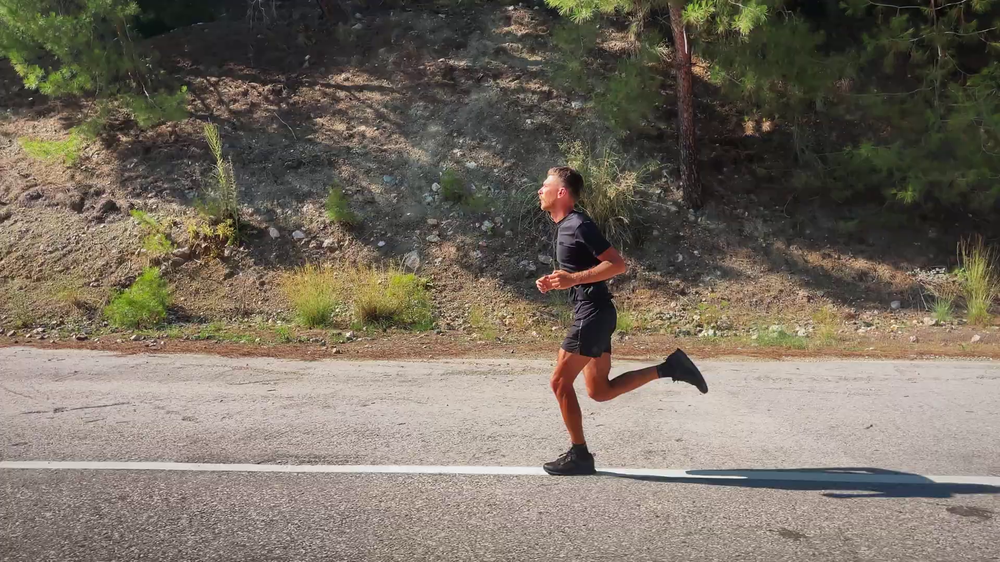
#> input picture running.png, 1000 x 562 px, shrunk from 1920 x 1080 before the run
$ python MMZ_paper.py
#> lines starting #> are read from the running program, lines starting #| are printed output that depends on the picture
import cv2
import numpy as np
import matplotlib.pyplot as plt

class BlurDetector(object):
    def __init__(self):
        self.dct_threshold = 8.0
        self.max_hist = 0.1
        self.hist_weight = np.array([
            8, 7, 6, 5, 4, 3, 2, 1,
            7, 8, 7, 6, 5, 4, 3, 2,
            6, 7, 8, 7, 6, 5, 4, 3,
            5, 6, 7, 8, 7, 6, 5, 4,
            4, 5, 6, 7, 8, 7, 6, 5,
            3, 4, 5, 6, 7, 8, 7, 6,
            2, 3, 4, 5, 6, 7, 8, 7,
            1, 2, 3, 4, 5, 6, 7, 8
        ]).reshape(8, 8)
        self.weight_total = 344.0

    def check_image_size(self, image, block_size=32):
        height, width = image.shape[:2]
        pad_y = (block_size - height % block_size) % block_size
        pad_x = (block_size - width % block_size) % block_size
        padded = False
        if pad_y > 0 or pad_x > 0:
            padded = True
            image = cv2.copyMakeBorder(image, 0, pad_y, 0, pad_x, cv2.BORDER_REPLICATE)
        return padded, image

    def get_blurness(self, image):
        if len(image.shape) > 2:
            image = cv2.cvtColor(image, cv2.COLOR_BGR2GRAY)

        height, width = image.shape
        block_size = 32
        step = 8
        #seg_v = height // 32

        seg_v = (height-block_size)//step + 1
        seg_h = (width-block_size)//step + 1

        blur_grid = np.zeros((seg_v, seg_h))

        for v in range(seg_v):
            for h in range(seg_h):
                # Extract 32x32 segment
                start_y = v * step
                start_x = h * step
                segment = image[start_y:start_y+block_size, start_x:start_x+block_size]
                hist_seg = np.zeros((8, 8), dtype=int)

                # Process each 8x8 block in the segment
                for i in range(4):
                    for j in range(4):
                        block = segment[i*8:(i+1)*8, j*8:(j+1)*8]
                        block = np.float32(block)
                        dct_block = cv2.dct(block)
                        mask = (np.abs(dct_block) > self.dct_threshold)
                        hist_seg += mask.astype(int)

                # Calculate segment blur score
                condition = hist_seg < (self.max_hist * hist_seg[0, 0])
                weighted_blur = np.multiply(condition, self.hist_weight)
                seg_score = weighted_blur.sum() / self.weight_total
                blur_grid[v, h] = seg_score

        return blur_grid

if __name__ == "__main__":
    bd = BlurDetector()
    image = cv2.imread('running.png')
#> image is the input picture: shape (562, 1000, 3); mean B, G, R 96.8, 109.1, 118.2
    if image is None:
        print('Image file does not exist!')
    else:
        gray = cv2.cvtColor(image, cv2.COLOR_BGR2GRAY)
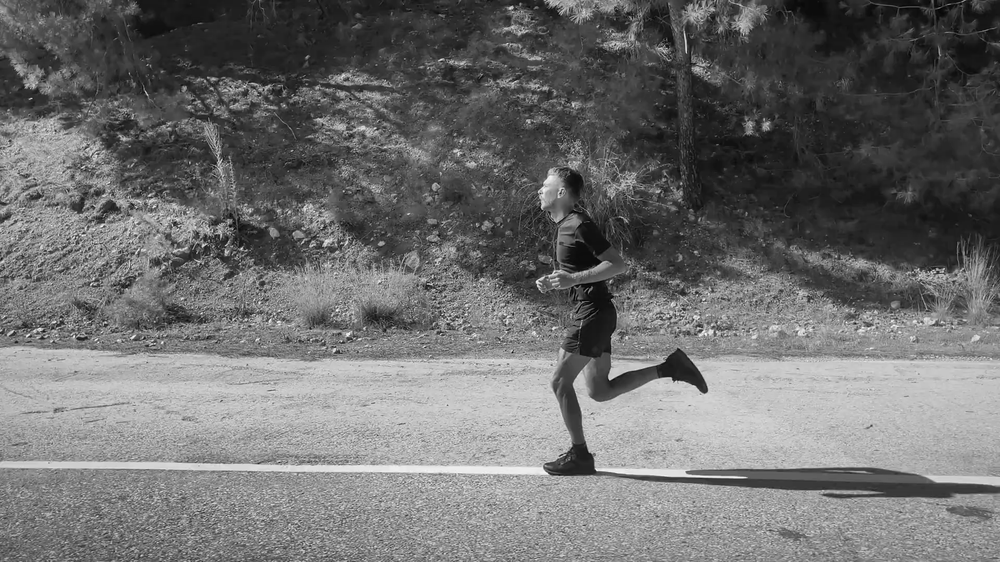
#> gray: shape (562, 1000); min 0, max 254, mean 110.4
        _, padded_img = bd.check_image_size(gray, block_size=32)
#> in check_image_size, `image = cv2.copyMakeBorder(image, 0, pad_y, 0, pad_x, cv2.BORDER_REPLI..`:
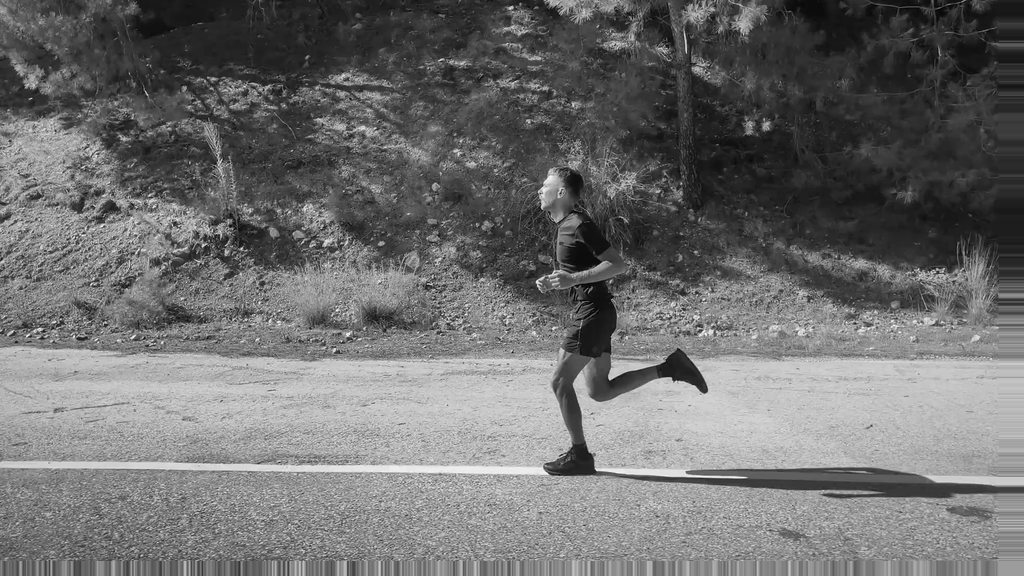
#> image: shape (576, 1024); min 0, max 254, mean 110.5

        # Get 8x8 blur grid and global average
        blur_grid = bd.get_blurness(padded_img)
#> after the loop in get_blurness, `for v in range(seg_v):`:
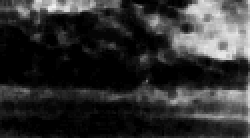
#> blur_grid: shape (69, 125) float64 (shown 2 times larger); min 0, max 0.956, mean 0.186
        sharpness_grid = 1 - blur_grid
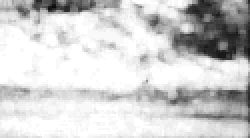
#> sharpness_grid: shape (69, 125) float64 (shown 2 times larger); min 0.0436, max 1, mean 0.814

        global_sharpness = np.mean(sharpness_grid)
#> global_sharpness = 0.814
        #global_blur =
        print("Global Blurness: {:.4f}".format(global_sharpness))
#| Global Blurness: 0.8142


        plt.figure(figsize=(10, 10))
        plt.imshow((sharpness_grid * 255).astype(np.uint8) ,cmap='gray')

        plt.show()
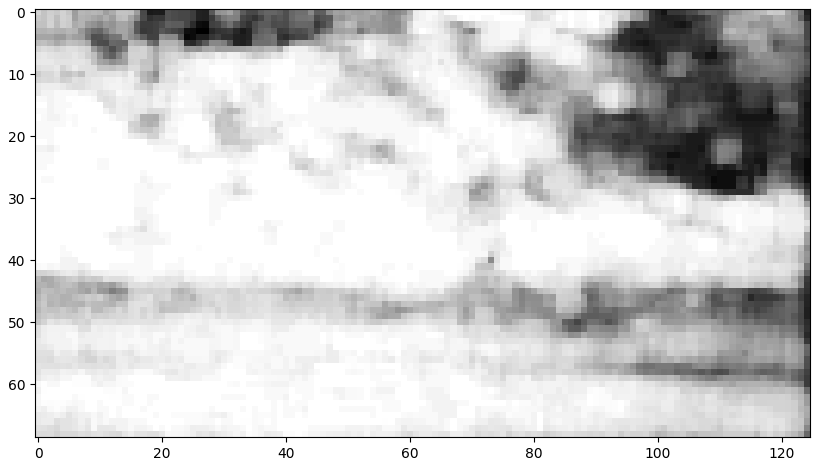
#> figure drawn by matplotlib, 1 panel
        cv2.imwrite('running_mmz.jpeg', (sharpness_grid * 255).astype(np.uint8))

$ run again, with depth.png copied over running.png
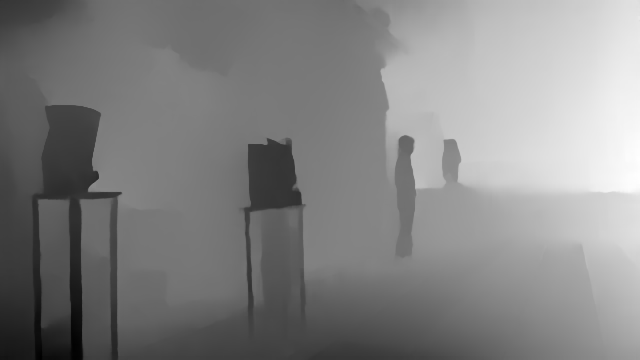
#> input picture depth.png, 640 x 360 px
#> image is the input picture: shape (360, 640, 3); min 0, max 255, mean 130.8
#> in check_image_size, `image = cv2.copyMakeBorder(image, 0, pad_y, 0, pad_x, cv2.BORDER_REPLI..`:
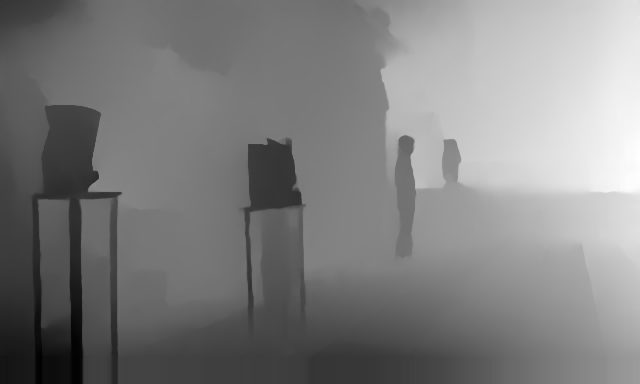
#> image: shape (384, 640); min 0, max 255, mean 127.2
#> global_sharpness = 0.0753
#| Global Blurness: 0.0753
#> `plt.show()`:
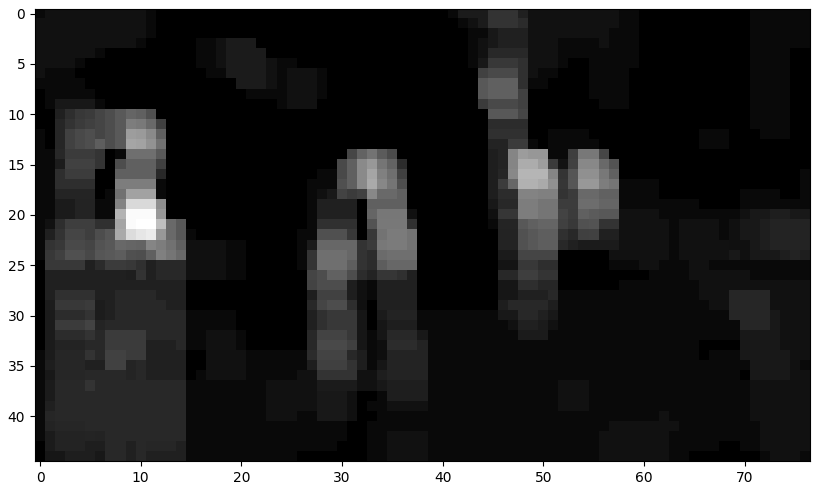
#> figure drawn by matplotlib, 1 panel

$ run again, with rgb.jpg saved as running.png
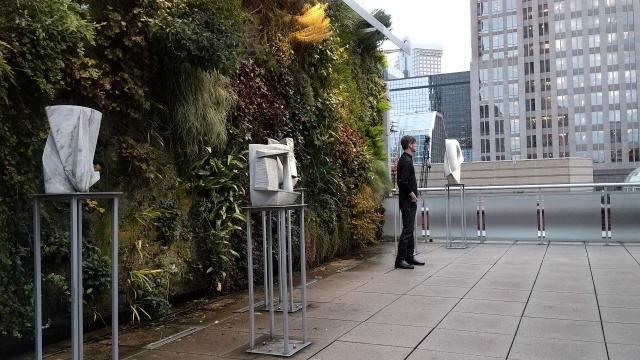
#> input picture rgb.jpg, 640 x 360 px
#> image is the input picture: shape (360, 640, 3); mean B, G, R 92.5, 98, 99.7
#> in check_image_size, `image = cv2.copyMakeBorder(image, 0, pad_y, 0, pad_x, cv2.BORDER_REPLI..`:
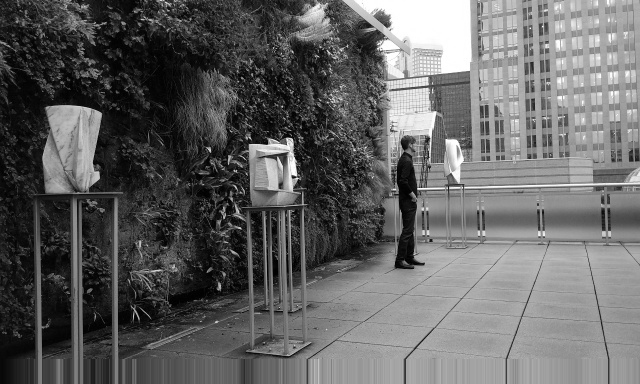
#> image: shape (384, 640); min 0, max 255, mean 99.2
#> global_sharpness = 0.866
#| Global Blurness: 0.8662
#> `plt.show()`:
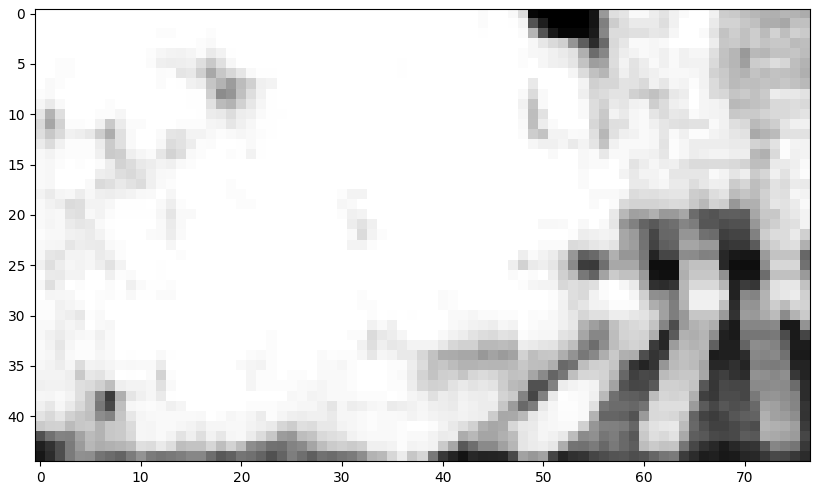
#> figure drawn by matplotlib, 1 panel
